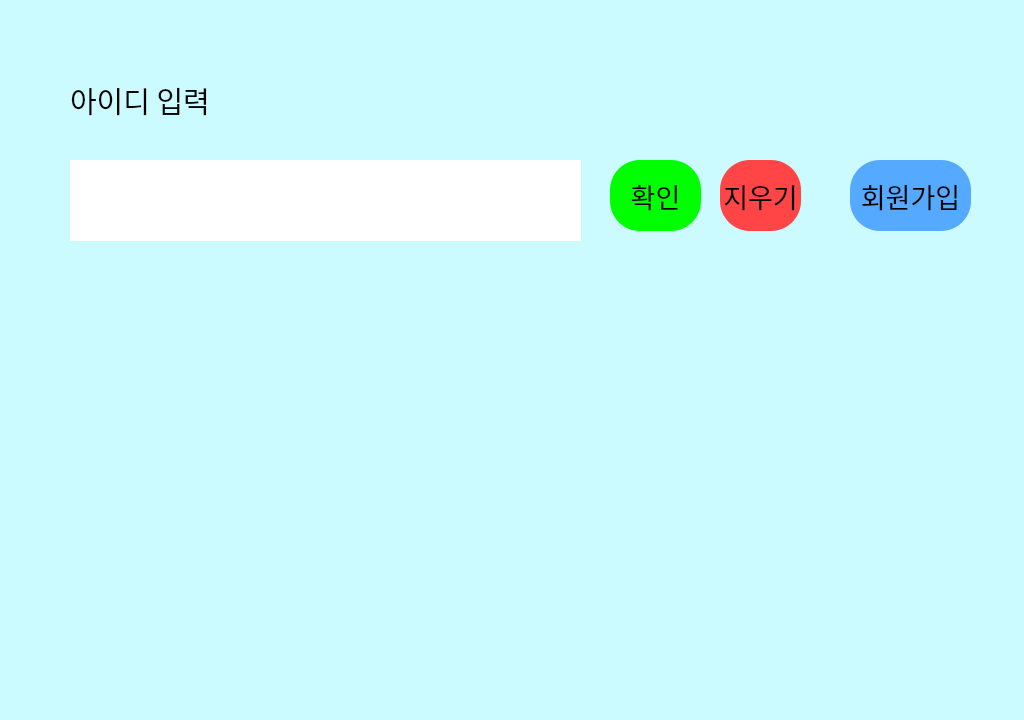
<?xml version="1.0" encoding="UTF-8"?>
<ui version="4.0">
 <class>Form</class>
 <widget class="QWidget" name="Form">
  <property name="geometry">
   <rect>
    <x>0</x>
    <y>0</y>
    <width>1024</width>
    <height>720</height>
   </rect>
  </property>
  <property name="windowTitle">
   <string>Form</string>
  </property>
  <property name="styleSheet">
   <string notr="true">background-color: rgb(203, 250, 255);</string>
  </property>
  <widget class="QLabel" name="label">
   <property name="geometry">
    <rect>
     <x>70</x>
     <y>160</y>
     <width>511</width>
     <height>81</height>
    </rect>
   </property>
   <property name="styleSheet">
    <string notr="true">background-color: rgb(255, 255, 255);</string>
   </property>
   <property name="text">
    <string/>
   </property>
  </widget>
  <widget class="QLabel" name="label_2">
   <property name="geometry">
    <rect>
     <x>610</x>
     <y>160</y>
     <width>91</width>
     <height>71</height>
    </rect>
   </property>
   <property name="font">
    <font>
     <family>AcadEref</family>
     <pointsize>20</pointsize>
    </font>
   </property>
   <property name="styleSheet">
    <string notr="true">background-color: rgb(0, 255, 0);
border-radius: 30px;</string>
   </property>
   <property name="text">
    <string>확인</string>
   </property>
   <property name="alignment">
    <set>Qt::AlignCenter</set>
   </property>
  </widget>
  <widget class="QLabel" name="label_3">
   <property name="geometry">
    <rect>
     <x>720</x>
     <y>160</y>
     <width>81</width>
     <height>71</height>
    </rect>
   </property>
   <property name="font">
    <font>
     <family>AcadEref</family>
     <pointsize>20</pointsize>
    </font>
   </property>
   <property name="styleSheet">
    <string notr="true">background-color: rgb(255, 69, 69);border-radius: 30px</string>
   </property>
   <property name="text">
    <string>지우기</string>
   </property>
   <property name="alignment">
    <set>Qt::AlignCenter</set>
   </property>
  </widget>
  <widget class="QLabel" name="label_4">
   <property name="geometry">
    <rect>
     <x>850</x>
     <y>160</y>
     <width>121</width>
     <height>71</height>
    </rect>
   </property>
   <property name="font">
    <font>
     <family>AcadEref</family>
     <pointsize>20</pointsize>
    </font>
   </property>
   <property name="styleSheet">
    <string notr="true">background-color: rgb(85, 170, 255);border-radius: 30px</string>
   </property>
   <property name="text">
    <string>회원가입</string>
   </property>
   <property name="alignment">
    <set>Qt::AlignCenter</set>
   </property>
  </widget>
  <widget class="QLabel" name="label_5">
   <property name="geometry">
    <rect>
     <x>70</x>
     <y>70</y>
     <width>201</width>
     <height>61</height>
    </rect>
   </property>
   <property name="font">
    <font>
     <family>AcadEref</family>
     <pointsize>22</pointsize>
    </font>
   </property>
   <property name="text">
    <string>아이디 입력</string>
   </property>
  </widget>
  <widget class="QWidget" name="widget" native="true">
   <property name="geometry">
    <rect>
     <x>100</x>
     <y>270</y>
     <width>831</width>
     <height>391</height>
    </rect>
   </property>
  </widget>
 </widget>
 <resources/>
 <connections/>
</ui>
